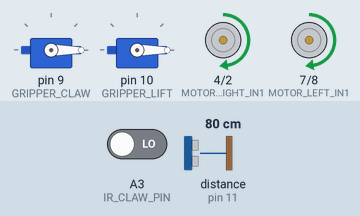
The sketch below on a simulated Arduino Uno, built with avr-gcc and run on an emulated ATmega328P. On the bench: 2 × servo, motor-driver pin pairs drawn as motors (green arrow = first pin HIGH = forward, orange = second pin HIGH = backward, longer = more drive, scaled by the enable pin). Wiring (inferred from the names in the program): ultrasonic range finder: trigger pin 12; echo pin 11. Inputs (shaded band) come from the test bench; at power-on: distance to the obstacle (sensor on pin 11) 80 cm, A3 (IR_CLAW_PIN) LOW. The echo pulse lasts 58.3 µs per cm.

Above: at 1.1 s.
1.2 s: distance to the obstacle (sensor on pin 11) set to 18 cm
2.7 s: distance to the obstacle (sensor on pin 11) set to 15 cm
At 4.6 s:
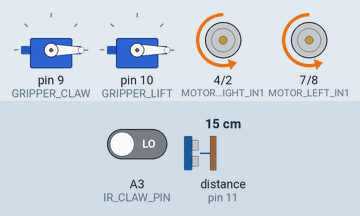
At 5.4 s:
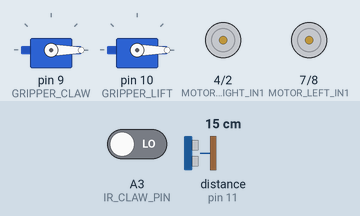
Timing chart, 0 to 6.9 s (numbered marks = the images above; inputs shaded):
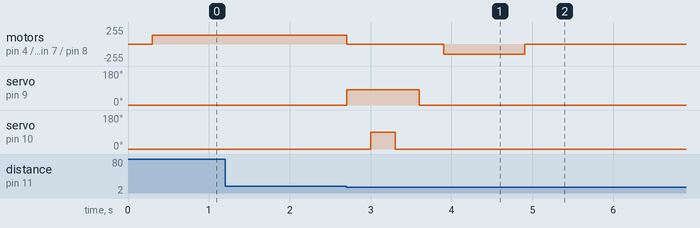

The sketch:

rb-grip-pick.ino
```cpp
// Scenario: rb-grip-pick@1, kit: ref-uno-gripper@0, board: uno-r3@0
// Generated by STEM Studio from the blocks: editing this code does not change the lab.
// Target: arduino:avr:uno, contract uno-arduino-avr 0.1.7. Libraries: arduino:avr@1.8.8 (LGPL-2.1), Servo@1.3.0 (LGPL-2.1)

#include <Servo.h>

#define MOTOR_LEFT_EN 5
#define MOTOR_LEFT_IN1 7
#define MOTOR_LEFT_IN2 8
#define MOTOR_RIGHT_EN 6
#define MOTOR_RIGHT_IN1 4
#define MOTOR_RIGHT_IN2 2
#define ULTRASONIC_TRIG 12
#define ULTRASONIC_ECHO 11
#define GRIPPER_CLAW 9
#define GRIPPER_LIFT 10
#define IR_CLAW_PIN A3

Servo gripperClaw;
Servo gripperLift;

long add32(long a, long b) { return (long)((unsigned long)a + (unsigned long)b); }
long sub32(long a, long b) { return (long)((unsigned long)a - (unsigned long)b); }
long mul32(long a, long b) { return (long)((unsigned long)a * (unsigned long)b); }
long neg32(long a) { return (long)(0UL - (unsigned long)a); }
long div32(long a, long b) { return b == -1L ? neg32(a) : (b == 0L ? 0L : a / b); }
long mod32(long a, long b) { return (b == -1L || b == 0L) ? 0L : a % b; }

void motorSet(uint8_t en, uint8_t in1, uint8_t in2, long speed) {
  if (speed > 100L) speed = 100L;
  if (speed < -100L) speed = -100L;
  long magnitude = speed < 0L ? -speed : speed;
  digitalWrite(in1, speed > 0L ? HIGH : LOW);
  digitalWrite(in2, speed < 0L ? HIGH : LOW);
  analogWrite(en, (int)((magnitude * 255L + 50L) / 100L));
}

long ultrasonicCm(uint8_t trig, uint8_t echo) {
  digitalWrite(trig, LOW);
  delayMicroseconds(2);
  digitalWrite(trig, HIGH);
  delayMicroseconds(10);
  digitalWrite(trig, LOW);
  long us = (long)pulseIn(echo, HIGH, 30000UL);
  if (us == 0L) return 400L;
  long cm = us / 58L;
  if (cm < 2L) return 2L;
  if (cm > 400L) return 400L;
  return cm;
}

void gripperSet(Servo &servo, long angle) {
  if (angle < 0L) angle = 0L;
  if (angle > 90L) angle = 90L;
  servo.write((int)angle);
}

void setup() {
  pinMode(MOTOR_LEFT_EN, OUTPUT);
  pinMode(MOTOR_LEFT_IN1, OUTPUT);
  pinMode(MOTOR_LEFT_IN2, OUTPUT);
  pinMode(MOTOR_RIGHT_EN, OUTPUT);
  pinMode(MOTOR_RIGHT_IN1, OUTPUT);
  pinMode(MOTOR_RIGHT_IN2, OUTPUT);
  pinMode(ULTRASONIC_TRIG, OUTPUT);
  pinMode(ULTRASONIC_ECHO, INPUT);
  gripperClaw.attach(GRIPPER_CLAW);
  gripperClaw.write(0);
  gripperLift.attach(GRIPPER_LIFT);
  gripperLift.write(90);
  pinMode(IR_CLAW_PIN, INPUT);
  gripperSet(gripperLift, 0L);
  gripperSet(gripperClaw, 0L);
  delay(300L);
  {
    const long _s = (50L);
    motorSet(MOTOR_LEFT_EN, MOTOR_LEFT_IN1, MOTOR_LEFT_IN2, _s);
    motorSet(MOTOR_RIGHT_EN, MOTOR_RIGHT_IN1, MOTOR_RIGHT_IN2, _s);
  }
  while ((ultrasonicCm(ULTRASONIC_TRIG, ULTRASONIC_ECHO) > 15L)) {
  }
  {
    const long _s = (50L);
    motorSet(MOTOR_LEFT_EN, MOTOR_LEFT_IN1, MOTOR_LEFT_IN2, _s);
    motorSet(MOTOR_RIGHT_EN, MOTOR_RIGHT_IN1, MOTOR_RIGHT_IN2, _s);
  }
  while (!((digitalRead(IR_CLAW_PIN) == LOW))) {
  }
  motorSet(MOTOR_LEFT_EN, MOTOR_LEFT_IN1, MOTOR_LEFT_IN2, 0L);
  motorSet(MOTOR_RIGHT_EN, MOTOR_RIGHT_IN1, MOTOR_RIGHT_IN2, 0L);
  gripperSet(gripperClaw, 80L);
  delay(300L);
  gripperSet(gripperLift, 90L);
  delay(300L);
  {
    const long _s = (60L);
    motorSet(MOTOR_LEFT_EN, MOTOR_LEFT_IN1, MOTOR_LEFT_IN2, _s);
    motorSet(MOTOR_RIGHT_EN, MOTOR_RIGHT_IN1, MOTOR_RIGHT_IN2, _s);
  }
  while ((ultrasonicCm(ULTRASONIC_TRIG, ULTRASONIC_ECHO) > 35L)) {
  }
  motorSet(MOTOR_LEFT_EN, MOTOR_LEFT_IN1, MOTOR_LEFT_IN2, 0L);
  motorSet(MOTOR_RIGHT_EN, MOTOR_RIGHT_IN1, MOTOR_RIGHT_IN2, 0L);
  gripperSet(gripperLift, 0L);
  delay(300L);
  gripperSet(gripperClaw, 0L);
  delay(300L);
  {
    const long _s = (50L);
    motorSet(MOTOR_LEFT_EN, MOTOR_LEFT_IN1, MOTOR_LEFT_IN2, neg32(_s));
    motorSet(MOTOR_RIGHT_EN, MOTOR_RIGHT_IN1, MOTOR_RIGHT_IN2, neg32(_s));
  }
  delay(1000L);
  motorSet(MOTOR_LEFT_EN, MOTOR_LEFT_IN1, MOTOR_LEFT_IN2, 0L);
  motorSet(MOTOR_RIGHT_EN, MOTOR_RIGHT_IN1, MOTOR_RIGHT_IN2, 0L);
}

void loop() {
}
```

Measured:
- the behaviour switches between 17 and 16 cm on distance to the obstacle (sensor on pin 11) (found by bisection; images 0 and 1)
- after the input at 1.2 s, every drawn part: stays the same
- after the input at 2.7 s, motor on pin 4 (MOTOR_RIGHT_IN1) / pin 2 (MOTOR_RIGHT_IN2), motor on pin 7 (MOTOR_LEFT_IN1) / pin 8 (MOTOR_LEFT_IN2): forward 128/255 → stopped at once, → backward 153/255 1.2 s later, → stopped 1.0 s later
